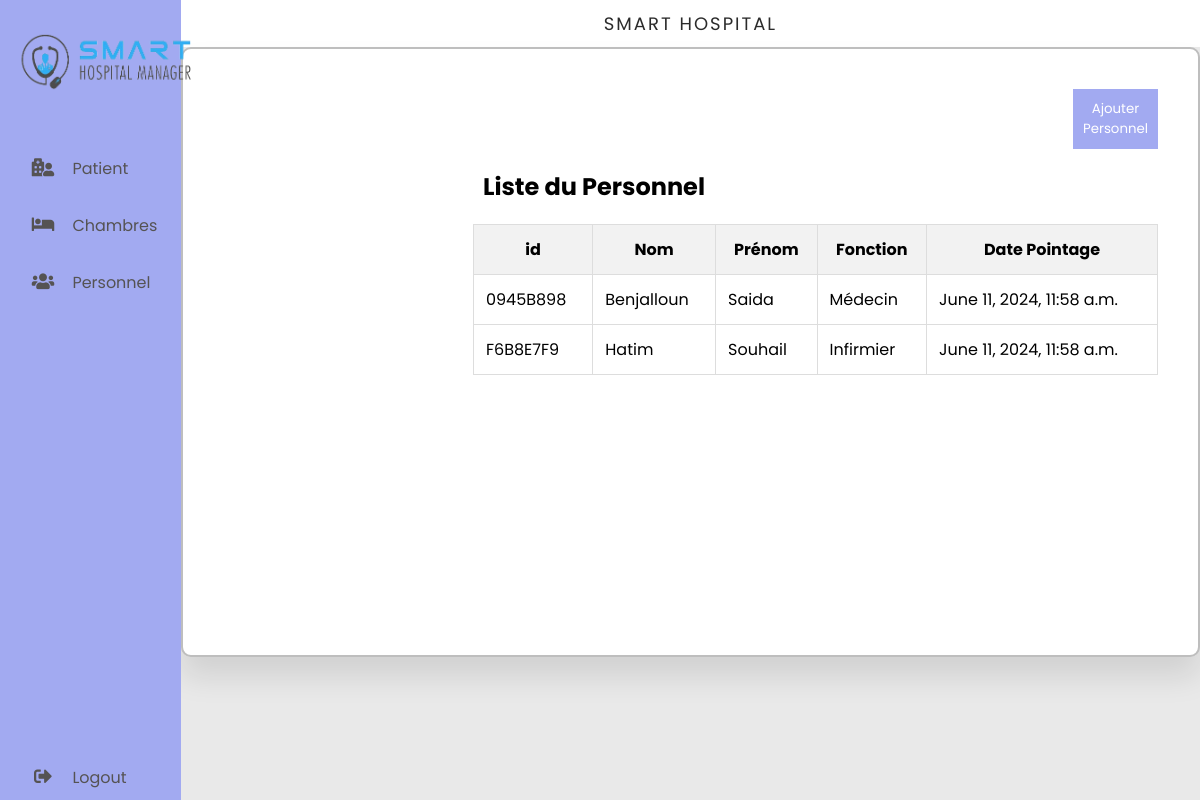
Screenshot of /personnel/ with the database file from the repository.
### myapp/models.py (models this page shows, shortened)
class Personnel(models.Model):
    ci = models.CharField(max_length=100, primary_key=True)
    nom = models.CharField(max_length=100)
    prenom = models.CharField(max_length=100)
    est_medecin = models.BooleanField(default=False)

class Pointage(models.Model):
    id = models.AutoField(primary_key=True)
    date_pointage = models.DateTimeField(default=timezone.now)
    personnel = models.ForeignKey(Personnel, on_delete=models.CASCADE)

### myapp/views.py (the view)
# urls.py: path('personnel/', personnel, name='personnel'),
@csrf_exempt
def personnel(request):
    if request.method == 'POST':
        personnel_id = request.POST.get('personnel_id')
        try:
            personnel = Personnel.objects.get(pk=personnel_id)
            pointage = Pointage(personnel=personnel)
            pointage.save()
            return JsonResponse({'status': 'success'})
        except Personnel.DoesNotExist:
            return JsonResponse({'status': 'error', 'message': 'Personnel non trouvé'})
    else:
        personnels = Personnel.objects.all()
    return render(request, 'personnel.html', {'personnels': personnels})

### myapp/templates/personnel.html (shortened to what this page needs)
<!DOCTYPE html>
<html lang="fr">
<head>
    <link rel="stylesheet" href="https://cdnjs.cloudflare.com/ajax/libs/font-awesome/5.15.4/css/all.min.css" />
    {% load static %}
    <link rel="stylesheet" href="{% static 'personnel.css' %}">
</head>
<body>
    <div class="container">
        <nav>
            <div class="navbar">
                <div class="logo">
                    <img src="{% static 'images/logo2.png' %}" alt="Description de l'image">
                </div>
                <ul>
                    <li><a href="{% url 'patient' %}">
                            <i class="fas fa-hospital-user"></i>
                            <span class="nav-item">Patient</span>
                        </a>
                    </li>
                    <li><a href="{% url 'chambre' %}">
                            <i class="fas fa-bed"></i>
                            <span class="nav-item">Chambres</span>
                        </a>
                    </li>
                    <li><a href="#">
                            <i class="fas fa-users"></i>
                            <span href="{% url 'personnel' %}">Personnel</span>
                        </a>
                    </li>
                    <li><a href="{% url 'login' %}" class="logout">
                            <i class="fas fa-sign-out-alt"></i>
                            <span href="{% url 'login' %}">Logout</span>
                        </a>
                    </li>
                </ul>
            </div>
        </nav>
        <section class="main">
            <div class="main-top">
                <p>Smart Hospital</p>
            </div>
            <div class="job_card">
                <div class="job_details">
                    <div class="content">
                        <button id="addPersonnelBtn" style="background-color: #a2aaf1; color: white;margin-left:600px; padding: 10px; text-align: center; text-decoration: none;">Ajouter Personnel</button>
                        <h1>Liste du Personnel</h1>
                        <table style="width: 100%; border-collapse: collapse;">
                            <thead>
                                <tr style="background-color: #f2f2f2;">
                                    <th style="padding: 12px; border: 1px solid #ddd;">id</th>
                                    <th style="padding: 12px; border: 1px solid #ddd;">Nom</th>
                                    <th style="padding: 12px; border: 1px solid #ddd;">Prénom</th>
                                    <th style="padding: 12px; border: 1px solid #ddd;">Fonction</th>
                                    <th style="padding: 12px; border: 1px solid #ddd;">Date Pointage</th>
                                </tr>
                            </thead>
                            <tbody>
                                {% for personnel in personnels %}
                                <tr>
                                    <td style="padding: 12px; border: 1px solid #ddd;">{{ personnel.ci }}</td>
                                    <td style="padding: 12px; border: 1px solid #ddd;">{{ personnel.nom }}</td>
                                    <td style="padding: 12px; border: 1px solid #ddd;">{{ personnel.prenom }}</td>
                                    <td style="padding: 12px; border: 1px solid #ddd;">{% if personnel.est_medecin %}Médecin{% else %}Infirmier{% endif %}</td>
                                    <td style="padding: 12px; border: 1px solid #ddd;">
                                        {% if personnel.pointage_set.exists %}
                                        {% for pointage in personnel.pointage_set.all %}
                                        {{ pointage.date_pointage }}<br>
                                        {% endfor %}
                                        {% else %}
                                        Aucun pointage
                                        {% endif %}
                                    </td>
                                </tr>
                                {% endfor %}
                            </tbody>
                        </table>
                    </div>
                </div>
            </div>
    </div>
</body>
</html>

### myapp/static/personnel.css (style rules this page uses)
* { margin: 0; padding: 0; outline: none; border: none; text-decoration: none; list-style: none; box-sizing: border-box; font-family: "Poppins", sans-serif; }
body { background: rgb(233, 233, 233); }
.container { display: flex; width: 100%; margin: auto; }
nav { position: sticky; top: 0; left: 0; bottom: 0; width: 280px; height: 100vh; background: #a2aaf1; }
.navbar { width: 80%; margin: 0 auto; }
.logo { margin: 2rem 0 1rem 0; padding-bottom: 3rem; display: flex; align-items: center; }
.logo img { width: 180px; height: 60px; }
ul { margin: 0 auto; }
li { padding-bottom: 2rem; }
li a { font-size: 16px; color: rgb(85, 83, 83); }
nav i { width: 50px; font-size: 18px; text-align: center; }
.logout { position: absolute; bottom: 10px; }
.main { width: 100%; }
.main-top { width: 100%; background: #fff; padding: 10px; text-align: center; font-size: 18px; letter-spacing: 2px; text-transform: uppercase; color: rgb(43, 43, 43); }
h1 { margin: 20px 10px; }
.job_card { width: 100%; padding: 20px; cursor: pointer; display: flex; border-radius: 10px; background: #fff; margin-bottom: 1px; height: 610px; border: 2px solid rgb(190, 190, 190); box-shadow: 0 20px 30px rgba(0, 0, 0, 0.1); }

### myapp/templates/personnel.html (style rules this page uses)
body { font-family: Arial, sans-serif; margin: 0; padding: 0; }
.content { margin-left: 250px; padding: 20px; }

### rows the page displays
Personnel: ci "0945B898", nom "Benjalloun", prenom "Saida", est_medecin "Médecin"
Pointage: date_pointage "June 11, 2024, 11:58 a.m."
Personnel: ci "F6B8E7F9", nom "Hatim", prenom "Souhail", est_medecin "Infirmier"
Pointage: date_pointage "June 11, 2024, 11:58 a.m."
